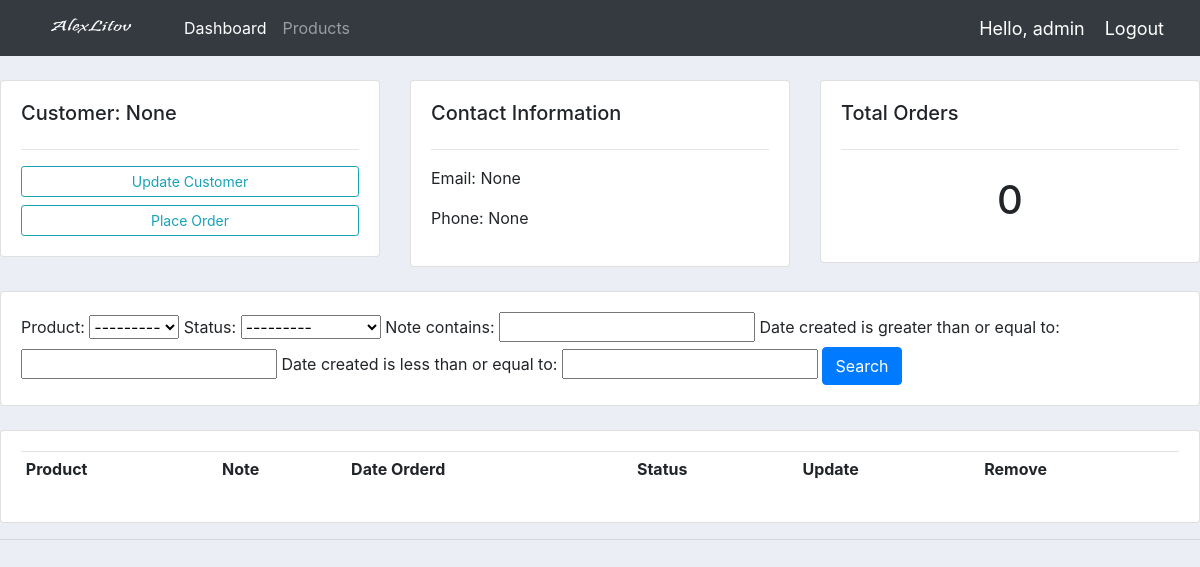
Screenshot of /customer/4/ (signed in) with the database file from the repository.
### accounts/models.py (models this page shows, shortened)
class Customer(models.Model):
	user = models.OneToOneField(User, null = True, blank = True, on_delete = models.CASCADE)
	name = models.CharField(max_length = 200, null = True)
	phone = models.CharField(max_length = 200, null = True)
	email = models.CharField(max_length = 200, null = True)
	profile_pic = models.ImageField(default = "profile-pic1.png", null = True, blank = True)
	date_created = models.DateTimeField(auto_now_add=True, null = True)

### accounts/decorators.py (the view)
		def wrapper_func(request, *args, **kwargs):
			group = None
			if request.user.groups.exists():
				group = request.user.groups.all()[0].name
			if group in allowed_roles:
				return view_finc(request, *args, **kwargs)
			else:
				return HttpResponse('You are not allowed to see this page')

### accounts/models.py (called while the page is built)
	def __str__(self):
		return self.name

### accounts/views.py (called while the page is built)
@login_required(login_url='login')
@allowed_users(allowed_roles = ['admin'])
def customer(request, pk):
	customer = Customer.objects.get(id = pk)
	orders = customer.order_set.all()
	order_count = orders.count()
	myFilter = OrderFilter(request.GET, queryset = orders)
	orders = myFilter.qs
	context = {'customer':customer, 'orders':orders, 'order_count': order_count, 'myFilter': myFilter}
	return render(request, 'accounts/customer.html', context)

### accounts/templates/accounts/customer.html (shortened to what this page needs)
{% extends 'accounts/main.html' %}
{% block content %}
 <br>
<div class="row">
    <div class="col-md">
        <div class="card card-body">
            <h5>Customer: {{customer.name}}</h5>
            <hr>
            <a class="btn btn-outline-info  btn-sm btn-block" href="">Update Customer</a>
            <a class="btn btn-outline-info  btn-sm btn-block" href="{% url 'create_order' customer.id %}">Place Order</a>
        </div>
    </div>
    <div class="col-md">
        <div class="card card-body">
            <h5>Contact Information</h5>
            <hr>
            <p>Email: {{customer.email}} </p>
            <p>Phone: {{customer.phone}} </p>
        </div>
    </div>
    <div class="col-md">
        <div class="card card-body">
            <h5>Total Orders</h5>
            <hr>
            <h1 style="text-align: center;padding: 10px"> {{order_count}}</h1>
        </div>
    </div>
</div>
<br>
<div class="row">
    <div class="col">
        <div class="card card-body">
            <form method="get">
                {{myFilter.form.as_table}}
            <button class="btn btn-primary" type="submit">Search</button>
          </form>
        </div>
    </div>
</div>
<br>
<div class="row">
    <div class="col-md">
        <div class="card card-body">
            <table class="table table-sm">
                <tr>
                    <th>Product</th>
                    <th>Note</th>
                    <th>Date Orderd</th>
                    <th>Status</th>
                    <th>Update</th>
                    <th>Remove</th>
                </tr>
            </table>
        </div>
    </div>
</div>
{% endblock %}

### accounts/templates/accounts/navbar.html (shortened to what this page needs)
{% load static %}
<nav class="navbar navbar-expand-lg navbar-dark bg-dark">
  <img src="{%  static 'images/logo.png' %}" style="width: 160px; height: 40px;">
  <div class="collapse navbar-collapse" id="navbarNav">
    <ul class="navbar-nav">
      {% if request.user.is_staff %}
      <li class="nav-item active">
        <a class="nav-link" href="{% url 'home' %}">Dashboard</a>
      </li>
      <li class="nav-item">
        <a class="nav-link" href="{% url 'products' %}">Products</a>
      </li>
      {% else %}
      <li class="nav-item">
        <a class="nav-link" href="{% url 'account' %}">Settings</a>
      </li>
      {% endif %}
    </ul>
  </div>
  <span class="hello-msg">Hello, {{request.user}}</span>
  <span><a class="hello-msg" href="{% url 'logout'%}">Logout</a> </span>
</nav>

### static/css/main.css (style rules this page uses)
body { background-color: #ebeff5; }

### accounts/templates/accounts/navbar.html (style rules this page uses)
.hello-msg { font-size: 18px; color: #fff; margin-right: 20px; }

### rows the page displays
Customer: name "None", email "None", phone "None"

### other values shown
{{ request.user }} "admin"
{{ order_count }} "0"
